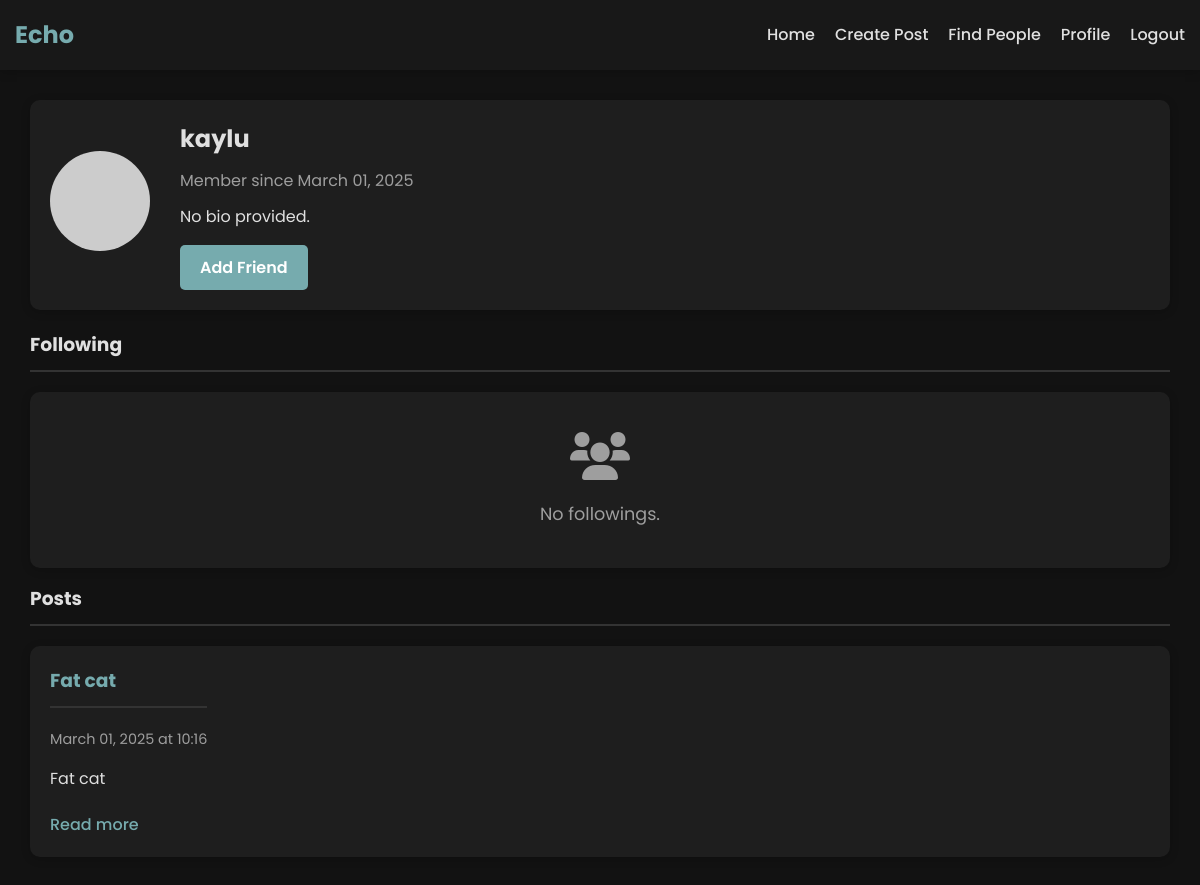
The app's page /profile/kaylu (signed in) with its own data.
### app.py (models this page shows, shortened)
class User(UserMixin, db.Model):
    id = db.Column(db.Integer, primary_key=True)
    username = db.Column(db.String(80), unique=True, nullable=False)
    email = db.Column(db.String(120), unique=True, nullable=False)
    password_hash = db.Column(db.String(128), nullable=False)
    bio = db.Column(db.Text, default='')
    join_date = db.Column(db.DateTime, default=datetime.utcnow)
    posts = db.relationship('Post', backref='author', lazy=True)
    likes = db.relationship('Like', backref='user', lazy='dynamic', cascade='all, delete-orphan')
    friends = db.relationship('User',
                              secondary=friendship,
                              primaryjoin=(friendship.c.user_id == id),
                              secondaryjoin=(friendship.c.friend_id == id),
                              backref=db.backref('followed_by', lazy='dynamic'),
                              lazy='dynamic')
    def is_friend(self, user):
        return self.friends.filter(friendship.c.friend_id == user.id).count() > 0

class Post(db.Model):
    id = db.Column(db.Integer, primary_key=True)
    title = db.Column(db.String(100), nullable=False)
    content = db.Column(db.Text, nullable=False)
    timestamp = db.Column(db.DateTime, default=datetime.utcnow)
    user_id = db.Column(db.Integer, db.ForeignKey('user.id'), nullable=False)
    likes = db.relationship('Like', backref='post', lazy='dynamic', cascade='all, delete-orphan')

### app.py (the view)
@app.route('/profile/<username>')
@login_required
def profile(username):
    user = User.query.filter_by(username=username).first_or_404()
    posts = Post.query.filter_by(author=user).order_by(Post.timestamp.desc()).all()
    friends = user.friends.all()
    return render_template('profile.html', user=user, posts=posts, friends=friends)

### app.py (called while the page is built)
@login_manager.user_loader
def load_user(user_id):
    return User.query.get(int(user_id))

### templates/profile.html (shortened to what this page needs)
{% extends 'base.html' %}
{% block content %}
<div class="profile-container">
    <div class="profile-header">
        <div class="profile-avatar">
            <img src="https://ui-avatars.com/api/?name={{ user.username }}&size=128&background=random" alt="Profile">
        </div>
        <div class="profile-info">
            <h2>{{ user.username }}</h2>
            <p class="join-date">Member since {{ user.join_date.strftime('%B %d, %Y') }}</p>
            <p class="bio">{{ user.bio or "No bio provided." }}</p>
            {% if current_user.is_authenticated and current_user.id == user.id %}
                <a href="{{ url_for('edit_profile') }}" class="btn btn-secondary">Edit Profile</a>
            {% elif current_user.is_authenticated and current_user.id != user.id %}
                {% if current_user.is_friend(user) %}
                    <a href="{{ url_for('remove_friend', user_id=user.id) }}" class="btn btn-danger">Remove Friend</a>
                {% else %}
                    <a href="{{ url_for('add_friend', user_id=user.id) }}" class="btn btn-primary">Add Friend</a>
                {% endif %}
            {% endif %}
        </div>
    </div>
    <div class="profile-content">
        <h3 class="profile-tag">Following</h3>
        {% if friends %}
            <div class="friends-container">
                {% for friend in friends %}
                    <div class="user-card">
                        <div class="user-avatar">
                            <img src="https://ui-avatars.com/api/?name={{ friend.username }}&size=80&background=random" alt="{{ friend.username }}">
                        </div>
                        <div class="user-info">
                            <h3><a href="{{ url_for('profile', username=friend.username) }}">{{ friend.username }}</a></h3>
                            <p class="join-date">Member since {{ friend.join_date.strftime('%B %d, %Y') }}</p>
                        </div>
                        <div class="user-actions">
                            {% if current_user.is_authenticated and current_user.id == user.id %}
                                <a href="{{ url_for('remove_friend', user_id=friend.id) }}" class="btn btn-danger">Remove Friend</a>
                            {% endif %}
                        </div>
                    </div>
                {% endfor %}
            </div>
        {% else %}
            <div class="empty-state">
                <i class="fas fa-users"></i>
                <p>No followings.</p>
            </div>
        {% endif %}
        <h3 class="profile-tag">Posts</h3>
        {% if posts %}
            <div class="posts-container">
                {% for post in posts %}
                    <div class="post-card">
                        <div class="post-header">
                            <div class="post-info">
                                <h3><a href="{{ url_for('post', post_id=post.id) }}">{{ post.title }}</a></h3>
                                <p class="date">{{ post.timestamp.strftime('%B %d, %Y at %H:%M') }}</p>
                            </div>
                        </div>
                        <div class="post-content">
                            <p>{{ post.content[:200] }}{% if post.content|length > 200 %}...{% endif %}</p>
                            <a href="{{ url_for('post', post_id=post.id) }}" class="read-more">Read more</a>
                        </div>
                    </div>
                {% endfor %}
            </div>
        {% else %}
            <div class="empty-state">
                <i class="fas fa-file-alt"></i>
                <p>No posts yet.</p>
            </div>
        {% endif %}
    </div>
</div>
{% endblock %}

### static/css/style.css (style rules this page uses)
:root { --primary-color: #76ABAE; --primary-dark: #3286a0; --secondary-color: #76ABAE; --secondary-dark: #3286a0; --danger-color: #cf6679; --danger-dark: #b55a68; --text-color: #e0e0e0; --text-light: #9e9e9e; --background-color: #121212; --card-color: #1e1e1e; --border-color: #333333; --box-shadow: 0 2px 10px rgba(0, 0, 0, 0.2); --highlight-color: #2d2d2d; }
* { margin: 0; padding: 0; box-sizing: border-box; }
body { font-family: 'Poppins', sans-serif; line-height: 1.6; color: var(--text-color); background-color: var(--background-color); display: flex; flex-direction: column; min-height: 100vh; overflow-x: hidden; }
a { color: var(--primary-color); text-decoration: none; transition: color 0.3s; }
.btn { display: inline-block; padding: 10px 20px; border-radius: 5px; font-weight: 500; cursor: pointer; text-align: center; border: none; transition: background-color 0.3s, transform 0.2s; }
.btn-primary, .btn-secondary, .btn-danger { font-weight: 600; }
.btn-primary { background-color: var(--primary-color); color: white; }
.posts-container { display: grid; gap: 20px; }
.post-card { background-color: var(--card-color); border-radius: 10px; padding: 20px; box-shadow: var(--box-shadow); transition: transform 0.3s; }
.post-header { display: flex; align-items: center; margin-bottom: 15px; }
.post-info h3 { margin-bottom: 5px; }
.post-info .author, .post-info .date { font-size: 0.9rem; color: var(--text-light); }
.post-content p { margin-bottom: 10px; line-height: 1.6; }
.read-more { display: inline-block; margin-top: 10px; font-weight: 500; }
.empty-state { background-color: var(--card-color); border-radius: 10px; padding: 40px; box-shadow: var(--box-shadow); text-align: center; }
.empty-state i { font-size: 3rem; color: var(--text-light); margin-bottom: 20px; }
.empty-state p { color: var(--text-light); font-size: 1.1rem; }
.profile-container { margin: 30px 0; padding: 0 15px; }
.profile-header { display: flex; align-items: center; background-color: var(--card-color); border-radius: 10px; padding: 20px; box-shadow: var(--box-shadow); margin-bottom: 20px; }
.profile-avatar { margin-right: 30px; }
.profile-avatar img { width: 100px; height: 100px; border-radius: 50%; object-fit: cover; }
.profile-info h2 { margin-bottom: 10px; color: var(--text-color); }
.profile-info .join-date { color: var(--text-light); margin-bottom: 10px; }
.profile-info .bio { margin-bottom: 15px; line-height: 1.6; }
.profile-content h3 { margin-bottom: 20px; color: var(--text-color); border-bottom: 2px solid var(--border-color); padding-bottom: 10px; }
.post-meta, .user-info .join-date, .profile-info .join-date { color: var(--text-light); }
.profile-container .profile-tag { margin-top: 1rem; }

### records on screen
User: username "kaylu", join_date "March 01, 2025", bio "No bio provided."
Post: title "Fat cat", timestamp "March 01, 2025 at 10:16", content "Fat cat"
